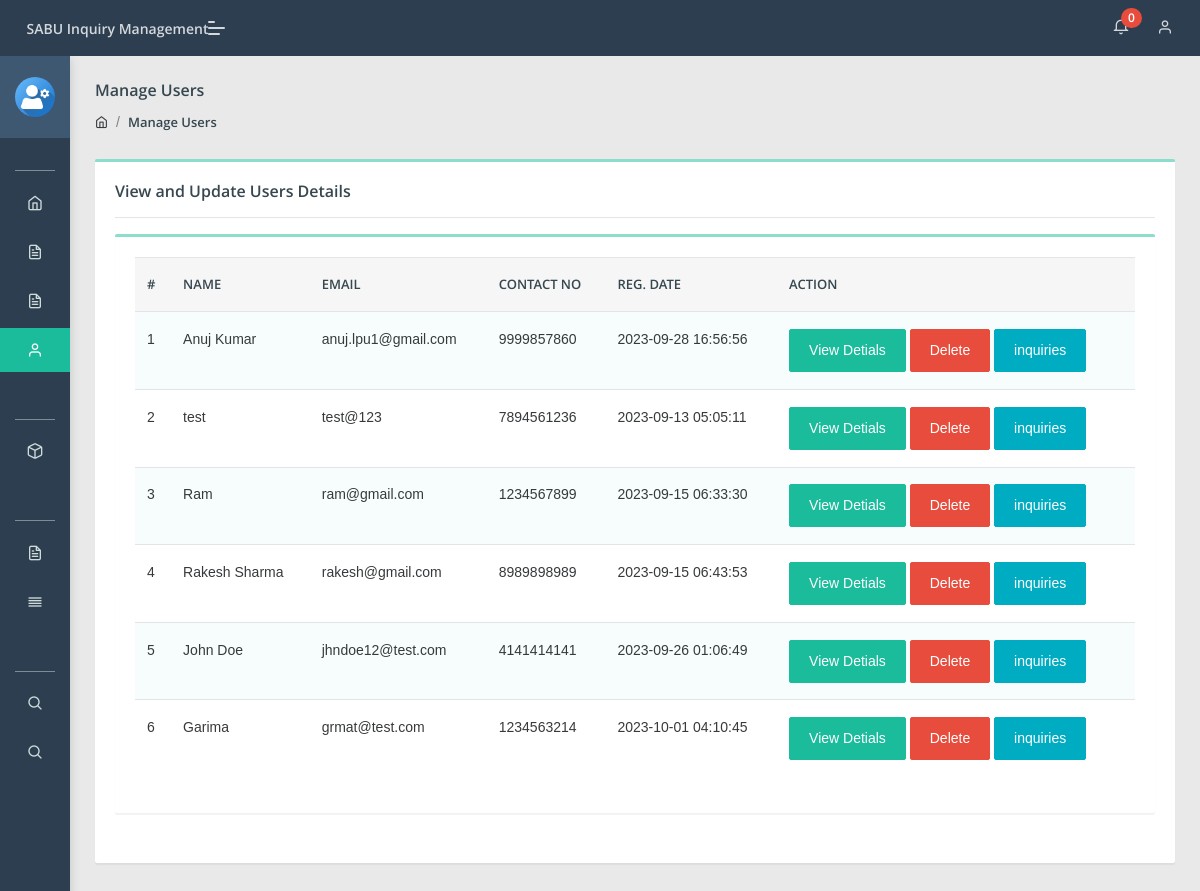
/admin/manage-users.php (signed in), run on an earlier commit of the app's database.
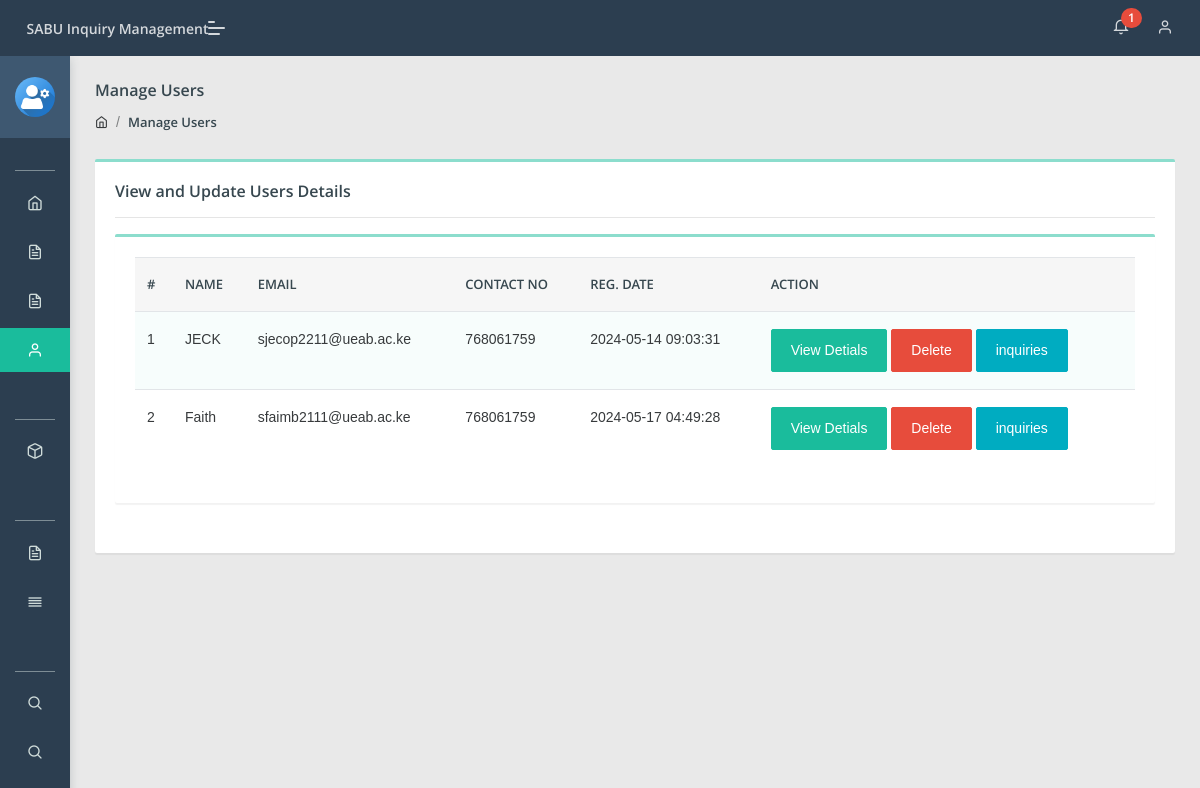
And on a later commit of the database.
### tables this page shows
CREATE TABLE `users` (
  `id` int NOT NULL,
  `fullName` varchar(255) DEFAULT NULL,
  `userEmail` varchar(255) DEFAULT NULL,
  `password` varchar(255) DEFAULT NULL,
  `contactNo` bigint DEFAULT NULL,
  `address` tinytext,
  `State` varchar(255) DEFAULT NULL,
  `country` varchar(255) DEFAULT NULL,
  `pincode` int DEFAULT NULL,
  `userImage` varchar(255) DEFAULT NULL,
  `regDate` timestamp NOT NULL DEFAULT CURRENT_TIMESTAMP,
  `updationDate` timestamp NULL DEFAULT NULL,
  `status` int DEFAULT NULL
);

### admin/manage-users.php (the view, shortened to what this page needs)
<?php
include('include/config.php');
if(strlen($_SESSION['aid'])==0)
    {
header('location:index.php');
}
else{
?>
<!DOCTYPE html>
<html lang="en">
<head>
    <link rel="stylesheet" href="assets/css/style.css">
</head>
<body class="">
	<?php include('include/sidebar.php');?>
	<?php include('include/header.php');?>
<section class="pcoded-main-container">
    <div class="pcoded-content">
        <div class="page-header">
            <div class="page-block">
                <div class="row align-items-center">
                    <div class="col-md-12">
                        <div class="page-header-title">
                            <h5 class="m-b-10">Manage Users</h5>
                        </div>
                        <ul class="breadcrumb">
                            <li class="breadcrumb-item"><a href="dashboard.php"><i class="feather icon-home"></i></a></li>
                            <li class="breadcrumb-item"><a href="manage-users.php">Manage Users</a></li>
                        </ul>
                    </div>
                </div>
            </div>
        </div>
        <div class="row">
            <div class="col-sm-12">
                <div class="card">
                    <div class="card-body">
                        <h5>View and Update Users Details</h5>
                        <hr>
                      <div class="row">
                            <div class="col-xl-12">
                <div class="card">
                    <div class="card-body table-border-style">
                        <div class="table-responsive">
                            <table class="table table-striped">
                                <thead>
                                        <tr>
                                            <th>#</th>
                                            <th> Name</th>
                                            <th>Email </th>
                                            <th>Contact no</th>
                                            <th>Reg. Date </th>
                                            <th>Action</th>
                                        </tr>
                                </thead>
                                <tbody>
                                    <?php $query=mysqli_query($con,"select * from users");
$cnt=1;
while($row=mysqli_fetch_array($query))
{
?>
                                        <tr>
                                            <td><?php echo htmlentities($cnt);?></td>
                                            <td><?php echo htmlentities($row['fullName']);?></td>
                                            <td><?php echo htmlentities($row['userEmail']);?></td>
                                            <td> <?php echo htmlentities($row['contactNo']);?></td>
                                            <td><?php echo htmlentities($row['regDate']);?></td>
<td><a href="javascript:void(0);" onClick="popUpWindow('userprofile.php?uid=<?php echo htmlentities($row['id']);?>');" title="View Details" class="btn btn-primary  btn-xs">View Detials</a>
<a href="manage-users.php?uid=<?php echo htmlentities($row['id']);?>&&action=del" title="Delete" onClick="return confirm('All inquiries belongs to user will also delete.')" class="btn btn-danger">Delete</a>
<a href="user-inquiries.php?uid=<?php echo htmlentities($row['id']);?>&&uname=<?php echo htmlentities($row['fullName']);?>" title="View User inquiries" class="btn btn-info  btn-xs">inquiries</a>
                                        </td>
                                        </tr>
                                        <?php $cnt=$cnt+1; } ?>
                                </tbody>
                            </table>
                        </div>
                    </div>
                </div>
            </div>
                        </div>
                    </div>
                </div>
            </div>
        </div>
    </div>
</section>
</body>
</html>
<?php } ?>

### admin/include/header.php (shortened to what this page needs)
<header class="navbar pcoded-header navbar-expand-lg navbar-light header-dark">
				<div class="m-header">
					<a class="mobile-menu" id="mobile-collapse" href="#!"><span></span></a>
					<a href="dashboard.php" class="b-brand">
						<strong>SABU Inquiry Management</strong>
					</a>
				</div>
				<div class="collapse navbar-collapse">
					<ul class="navbar-nav ml-auto">
						<li>
							<div class="dropdown">
								<a class="dropdown-toggle" href="#" data-toggle="dropdown">
									<i class="icon feather icon-bell"></i>
									<?php
$rt = mysqli_query($con,"select tblinquiries.*,users.fullName as name from tblinquiries join users on users.id=tblinquiries.userId where tblinquiries.status is null");
$num1 = mysqli_num_rows($rt);
?>
									<span class="badge badge-pill badge-danger"><?php echo htmlentities($num1)?></span>
								</a>
							</div>
						</li>
						<li>
							<div class="dropdown drp-user">
								<a href="#" class="dropdown-toggle" data-toggle="dropdown">
									<i class="feather icon-user"></i>
								</a>
							</div>
						</li>
					</ul>
				</div>
	</header>

What changed in the data, as far as the page shows it:
removed users: fullName "Anuj Kumar", userEmail "anuj.lpu1@gmail.com", contactNo "9999857860", regDate "2023-09-28 16:56:56"
removed users: fullName "test", userEmail "test@123", contactNo "7894561236", regDate "2023-09-13 05:05:11"
removed users: fullName "Ram", userEmail "ram@gmail.com", contactNo "1234567899", regDate "2023-09-15 06:33:30"
removed users: fullName "Rakesh Sharma", userEmail "rakesh@gmail.com", contactNo "8989898989", regDate "2023-09-15 06:43:53"
removed users: fullName "John Doe", userEmail "jhndoe12@test.com", contactNo "4141414141", regDate "2023-09-26 01:06:49"
removed users: fullName "Garima", userEmail "grmat@test.com", contactNo "1234563214", regDate "2023-10-01 04:10:45"
added users: fullName "JECK", userEmail "sjecop2211@ueab.ac.ke", contactNo "768061759", regDate "2024-05-14 09:03:31"
added users: fullName "Faith", userEmail "sfaimb2111@ueab.ac.ke", contactNo "768061759", regDate "2024-05-17 04:49:28"
Also different on the page:
$num1: "0" → "1"
